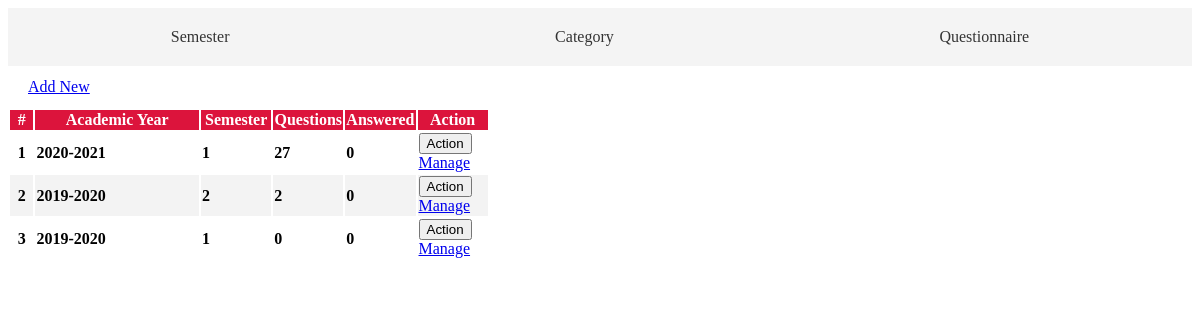
Page /admin/questionnaire.php on the committed database.
### tables this page shows
CREATE TABLE `academic_list` (
  `id` int(30) NOT NULL,
  `year` text NOT NULL,
  `semester` int(30) NOT NULL,
  `is_default` tinyint(1) NOT NULL DEFAULT 0,
  `status` int(1) NOT NULL DEFAULT 0 COMMENT '0=Pending,1=Start,2=Closed'
);

### admin/questionnaire.php (the view, shortened to what this page needs)
	<?php include'db_connect.php' ?>
<div class="nav-bar">
        <a href="./index.php?page=semester" class="nav-link nav-semester <?php echo (isset($_GET['page']) && $_GET['page'] == 'semester') ? 'active' : ''; ?>">Semester</a>
        <a href="./index.php?page=category" class="nav-link nav-category <?php echo (isset($_GET['page']) && $_GET['page'] == 'category') ? 'active' : ''; ?>">Category</a>
        <a href="./index.php?page=questionnaire" class="nav-link nav-questionnaire <?php echo (isset($_GET['page']) && $_GET['page'] == 'questionnaire') ? 'active' : ''; ?>">Questionnaire</a>
    </div>
	<div class="col-lg-12">
		<div class="card card-outline card-primary">
			<div class="card-header">
				<div class="card-tools">
					<a class="btn btn-block btn-sm btn-default btn-flat border-primary new_academic" href="javascript:void(0)"><i class="fa fa-plus"></i> Add New</a>
				</div>
			</div>
			<div class="card-body">
			<table class="table tabe-hover table-bordered styled-table" id="list">
					<colgroup>
						<col width="5%">
						<col width="35%">
						<col width="15%">
						<col width="15%">
						<col width="15%">
						<col width="15%">
					</colgroup>
					<thead>
						<tr>
							<th class="text-center">#</th>
							<th>Academic Year</th>
							<th>Semester</th>
							<th>Questions</th>
							<th>Answered</th>
							<th>Action</th>
						</tr>
					</thead>
					<tbody>
						<?php
						$i = 1;
						$qry = $conn->query("SELECT * FROM academic_list order by abs(year) desc,abs(semester) desc ");
						while($row= $qry->fetch_assoc()):
							$questions = $conn->query("SELECT * FROM question_list where academic_id ={$row['id']} ")->num_rows;
							$answers = $conn->query("SELECT * FROM evaluation_list where academic_id ={$row['id']} ")->num_rows;
						?>
						<tr>
							<th class="text-center"><?php echo $i++ ?></th>
							<td><b><?php echo $row['year'] ?></b></td>
							<td><b><?php echo $row['semester'] ?></b></td>
							<td class="text-center"><b><?php echo number_format($questions) ?></b></td>
							<td class="text-center"><b><?php echo number_format($answers) ?></b></td>
							<td class="text-center">
								<button type="button" class="btn btn-default btn-sm btn-flat border-info wave-effect text-info dropdown-toggle" data-toggle="dropdown" aria-expanded="true">
								Action
								</button>
								<div class="dropdown-menu" style="">
								<a class="dropdown-item manage_questionnaire" href="index.php?page=manage_questionnaire&id=<?php echo $row['id'] ?>">Manage</a>
								</div>
							</td>
						</tr>
					<?php endwhile; ?>
					</tbody>
				</table>
			</div>
		</div>
	</div>

### admin/questionnaire.php (style rules this page uses)
.nav-bar { display: flex; justify-content: space-around; background: #f4f4f4; padding: 10px 0; }
.nav-bar a { text-decoration: none; padding: 10px 15px; color: #333; }
.styled-table tbody tr { border-bottom: 1px solid #dddddd; }
.styled-table tbody tr:nth-of-type(even) { background-color: #f3f3f3; }
.styled-table tbody tr:last-of-type { border-bottom: 2px solid #009879; }
.card-primary.card-outline { border-top: none; }
thead th { background-color: #dc143c; color: white; font-weight: bold; }
.card-header { background-color: transparent; border-bottom: none; padding: .75rem 1.25rem; position: relative; border-top-left-radius: .25rem; border-top-right-radius: .25rem; }

### rows in the picture
academic_list: year "2020-2021", semester "1", questions "27", answers "0"
academic_list: year "2019-2020", semester "2", questions "2", answers "0"
academic_list: year "2019-2020", semester "1", questions "0", answers "0"
